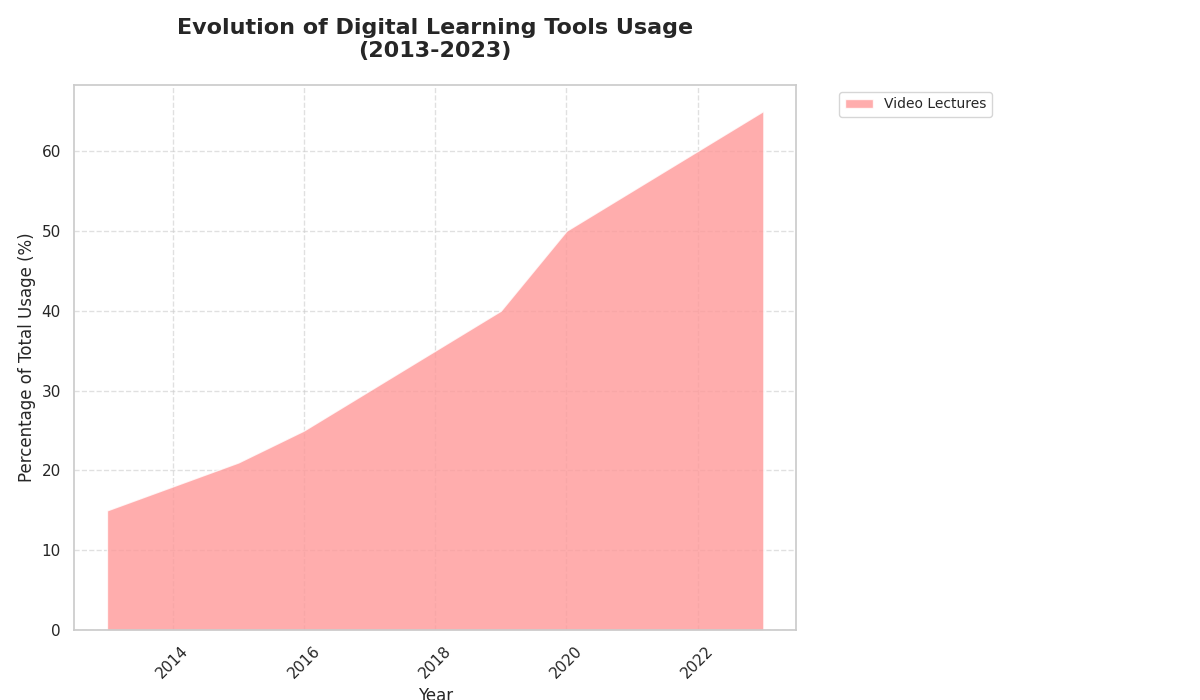

Python code for this plot:
import matplotlib.pyplot as plt
import numpy as np

# Define the years from 2013 to 2023
years = np.arange(2013, 2024)

# Define the percentage usage data for each category
video_lectures = np.array([15, 18, 21, 25, 30, 35, 40, 50, 55, 60, 65])

# Stack the data to create cumulative usage values
usage_stack = np.row_stack((video_lectures,))

# Create the stacked area chart
fig, ax = plt.subplots(figsize=(12, 7))

ax.stackplot(years, usage_stack, labels=['Video Lectures'],
             colors=['#FF9999'], alpha=0.8)

# Customize the title and labels with line breaks and formatting
ax.set_title('Evolution of Digital Learning Tools Usage\n(2013-2023)', fontsize=16, fontweight='bold', pad=20)
ax.set_xlabel('Year', fontsize=12)
ax.set_ylabel('Percentage of Total Usage (%)', fontsize=12)

# Add a legend outside the plot area for clarity
ax.legend(loc='upper left', fontsize=10, bbox_to_anchor=(1.05, 1))

# Customize the grid for better readability
ax.grid(True, linestyle='--', alpha=0.6)

# Adjust layout to avoid any overlap or truncation
plt.tight_layout(rect=[0, 0, 0.85, 1])

# Rotate x-axis labels slightly for better fit
plt.xticks(rotation=45)

# Display the plot
plt.show()
